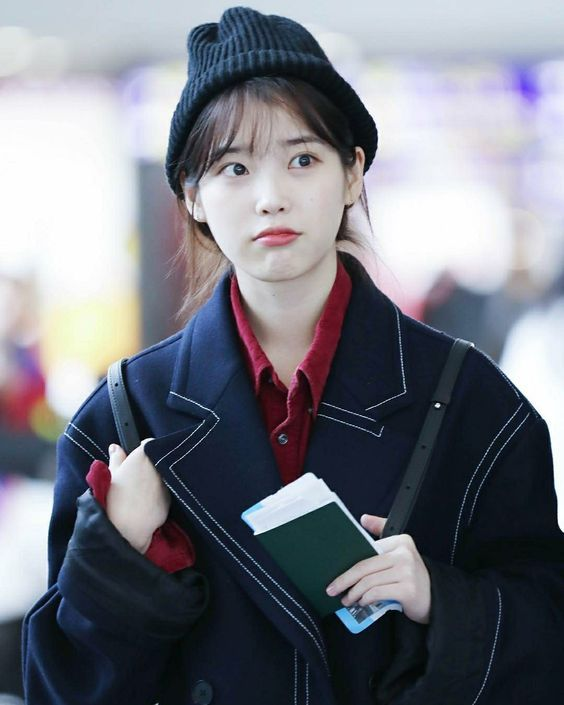
//> input picture 영상처리실험 코드/아이유.jpg, 564 x 705 px
$ ./rotation   (built with g++ and OpenCV 4)
//> lines starting //> are read from the running program, lines starting //| are printed output that depends on the picture
#define _USE_MATH_DEFINES
#include <stdio.h>
#include <opencv2/imgproc.hpp>
#include <opencv2/highgui.hpp>
#include<opencv2/core/core.hpp>
#include<opencv2/opencv.hpp>
#include<opencv2/imgcodecs/imgcodecs.hpp>
#include<opencv2/core/hal/interface.h>
#include<math.h>
#pragma warning (disable:4996)
#define deg2rad(X) (X*M_PI/180)
using namespace cv;

void main()
{
	int height, width, cy, cx;
	int i_reverse, j_reverse;
	int degree;
	Mat imgColor = imread("아이유.jpg", IMREAD_COLOR);
//> imgColor is the input picture: 705 rows x 564 cols, CV_8UC3; mean B, G, R 128.9, 119.5, 117.1
	printf("Input rotation degree:");
	scanf_s("%d", &degree);
//> the answer given: 45
	width = imgColor.cols;
//> width = 564
	height = imgColor.rows;
//> height = 705
	cy = height / 2;
//> cy = 352
	cx = width / 2;
//> cx = 282
	Mat result(height, width, CV_8UC3);
	for (int i = 0; i < height; i++)
	{
		for (int j = 0; j < width; j++)
		{
			j_reverse = cosf(deg2rad(degree)) * (j - cx) + sinf(deg2rad(degree)) * (i - cy) + cx;
			i_reverse = -sinf(deg2rad(degree)) * (j - cx) + cosf(deg2rad(degree)) * (i - cy) + cy;
			if ((j_reverse >= 0 && j_reverse < width) && (i_reverse >= 0 && i_reverse < height))
			{
				result.at<Vec3b>(i, j)[0] = imgColor.at<Vec3b>(i_reverse, j_reverse)[0];
				result.at<Vec3b>(i, j)[1] = imgColor.at<Vec3b>(i_reverse, j_reverse)[1];
				result.at<Vec3b>(i, j)[2] = imgColor.at<Vec3b>(i_reverse, j_reverse)[2];
			}
			else
			{
				result.at<Vec3b>(i, j)[0] = 0;
				result.at<Vec3b>(i, j)[1] = 0;
				result.at<Vec3b>(i, j)[2] = 0;
			}
		}
	}
//> this loop made 705 passes
//> (j_reverse, i_reverse) on passes 1 to 3: (231, -95), (232, -94), (233, -94)
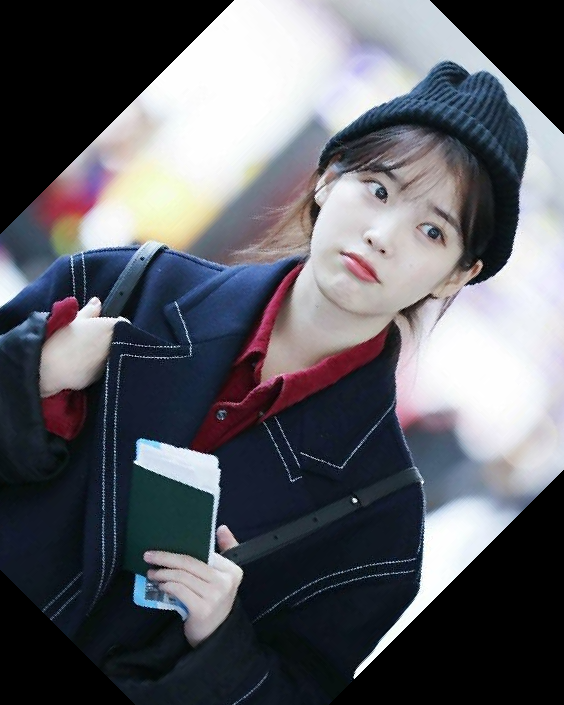
//> result: 705 rows x 564 cols, CV_8UC3; mean B, G, R 101.7, 94.9, 93.6
//> after the loop, j_reverse = 729; i_reverse = 402

	imshow("color", imgColor);
	//imwrite("result.jpg", result);
	imshow("result", result);
	waitKey(50000);
}

$ run again, with 영상처리실험 코드/assignment3.bmp saved as 영상처리실험 코드/아이유.jpg
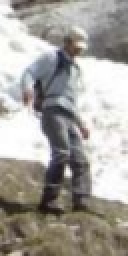
//> input picture 영상처리실험 코드/assignment3.bmp, 64 x 128 px (shown 2 times larger)
//> imgColor is the input picture: 128 rows x 64 cols, CV_8UC3; mean B, G, R 156.1, 161.5, 164.8
//> the loop `for (int i = 0; i < height; i++)` made 128 passes
//> (j_reverse, i_reverse) on passes 1 to 8: (8, -3), (9, -2), (10, -1), (10, -1), (11, 0), (12, 0), (12, 1), (13, 1)
//> after the loop `for (int i = 0; i < height; i++)`:
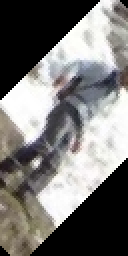
//> result: 128 rows x 64 cols, CV_8UC3 (shown 2 times larger); mean B, G, R 118, 119.8, 121.3
//> after the loop `for (int i = 0; i < height; i++)`: j_reverse = 98; i_reverse = 86

$ run again, with 영상처리실험 코드/compare1.bmp saved as 영상처리실험 코드/아이유.jpg
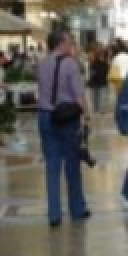
//> input picture 영상처리실험 코드/compare1.bmp, 64 x 128 px (shown 2 times larger)
//> imgColor is the input picture: 128 rows x 64 cols, CV_8UC3; mean B, G, R 92.8, 99.9, 103.2
//> the loop `for (int i = 0; i < height; i++)` made 128 passes
//> (j_reverse, i_reverse) on passes 1 to 8: (8, -3), (9, -2), (10, -1), (10, -1), (11, 0), (12, 0), (12, 1), (13, 1)
//> after the loop `for (int i = 0; i < height; i++)`:
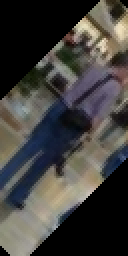
//> result: 128 rows x 64 cols, CV_8UC3 (shown 2 times larger); mean B, G, R 61.8, 64.6, 66.2
//> after the loop `for (int i = 0; i < height; i++)`: j_reverse = 98; i_reverse = 86
